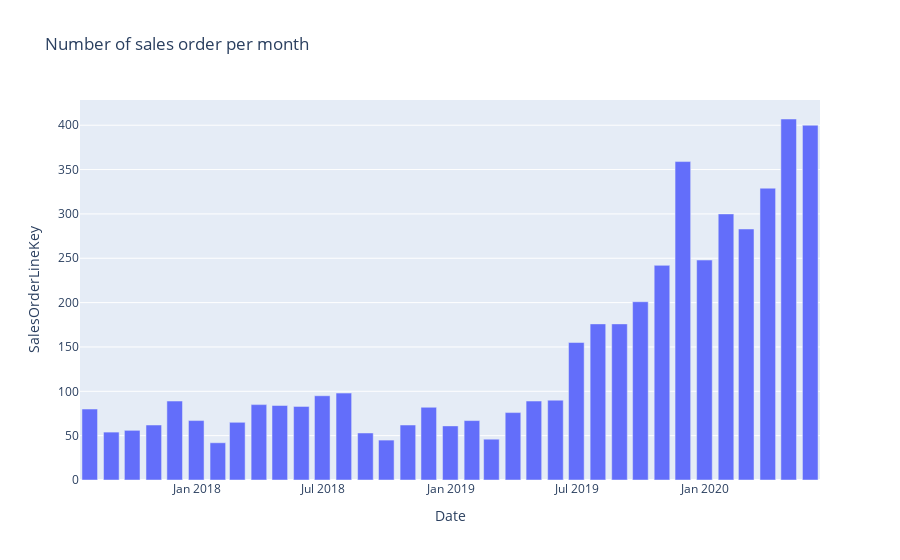

Source (notebook cell):
### Code cell
px.bar(aw_df[['Date','SalesOrderLineKey']].set_index('Date').resample('M').count().reset_index(),
       x='Date', y='SalesOrderLineKey', title = 'Number of sales order per month')

### Figure 1 — Plotly figure (JSON) as saved in the notebook; plotly's stock layout.template omitted (floating-point values rounded to 4 significant figures)
{"data": [{"alignmentgroup": "True", "hovertemplate": "Date=%{x}<br>SalesOrderLineKey=%{y}<extra></extra>", "legendgroup": "", "marker": {"color": "#636efa", "pattern": {"shape": ""}}, "name": "", "offsetgroup": "", "orientation": "v", "showlegend": false, "textposition": "auto", "type": "bar", "x": ["2017-07-31T00:00:00", "2017-08-31T00:00:00", "2017-09-30T00:00:00", "2017-10-31T00:00:00", "2017-11-30T00:00:00", "2017-12-31T00:00:00", "2018-01-31T00:00:00", "2018-02-28T00:00:00", "2018-03-31T00:00:00", "2018-04-30T00:00:00", "2018-05-31T00:00:00", "2018-06-30T00:00:00", "2018-07-31T00:00:00", "2018-08-31T00:00:00", "2018-09-30T00:00:00", "2018-10-31T00:00:00", "2018-11-30T00:00:00", "2018-12-31T00:00:00", "2019-01-31T00:00:00", "2019-02-28T00:00:00", "2019-03-31T00:00:00", "2019-04-30T00:00:00", "2019-05-31T00:00:00", "2019-06-30T00:00:00", "2019-07-31T00:00:00", "2019-08-31T00:00:00", "2019-09-30T00:00:00", "2019-10-31T00:00:00", "2019-11-30T00:00:00", "2019-12-31T00:00:00", "2020-01-31T00:00:00", "2020-02-29T00:00:00", "2020-03-31T00:00:00", "2020-04-30T00:00:00", "2020-05-31T00:00:00"], "xaxis": "x", "y": [80, 54, 56, 62, 89, 67, 42, 65, 85, 84, 83, 95, 98, 53, 45, 62, 82, 61, 67, 46, 76, 89, 90, 155, 176, 176, 201, 242, 359, 248, 300, 283, 329, 407, 400], "yaxis": "y"}], "layout": {"barmode": "relative", "legend": {"tracegroupgap": 0}, "title": {"text": "Number of sales order per month"}, "xaxis": {"anchor": "y", "domain": [0, 1], "title": {"text": "Date"}}, "yaxis": {"anchor": "x", "domain": [0, 1], "title": {"text": "SalesOrderLineKey"}}}}
